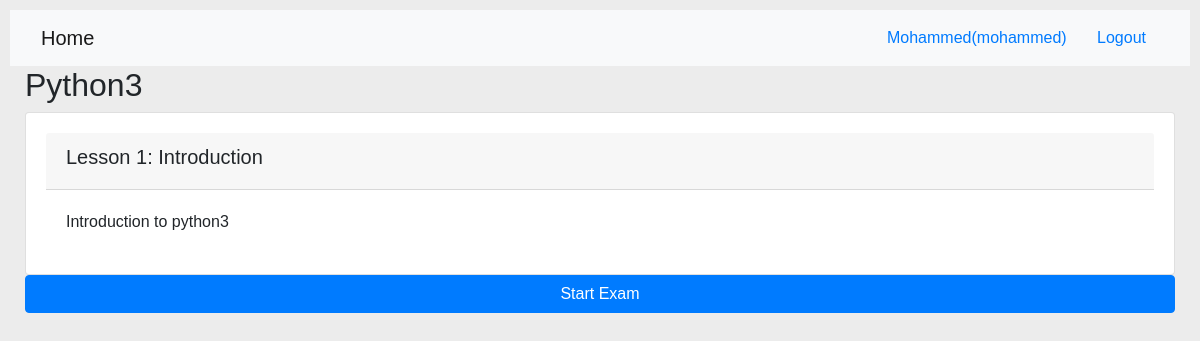
The app's page /onlinecourse/2/ (signed in) with its own data.
### onlinecourse/models.py (models this page shows, shortened)
class Course(models.Model):
    name = models.CharField(null=False, max_length=30, default='online course')
    image = models.ImageField(upload_to='course_images/')
    description = models.CharField(max_length=1000)
    pub_date = models.DateField(null=True)
    instructors = models.ManyToManyField(Instructor)
    users = models.ManyToManyField(settings.AUTH_USER_MODEL, through='Enrollment')
    total_enrollment = models.IntegerField(default=0)
    is_enrolled = False

class Lesson(models.Model):
    title = models.CharField(max_length=200, default="title")
    order = models.IntegerField(default=0)
    course = models.ForeignKey(Course, on_delete=models.CASCADE)
    content = models.TextField()

### onlinecourse/views.py (the view)
# urls.py: path('<int:pk>/', views.CourseDetailView.as_view(), name='course_details'),
class CourseDetailView(generic.DetailView):
    model = Course
    template_name = 'onlinecourse/course_detail_bootstrap.html'

### onlinecourse/templates/onlinecourse/course_detail_bootstrap.html (shortened to what this page needs)
<!DOCTYPE html>
<html lang="en">
<head>
     {% load static %}
    <link rel="stylesheet" href="https://maxcdn.bootstrapcdn.com/bootstrap/4.5.2/css/bootstrap.min.css">
    <link rel="stylesheet" type="text/css" href="{% static 'onlinecourse/course.css' %}">
</head>
<body>
    <nav class="navbar navbar-light bg-light">
        <div class="container-fluid">
            <div class="navbar-header">
                  <a class="navbar-brand" href="{% url 'onlinecourse:index' %}">Home</a>
            </div>
            <ul class="nav navbar-nav navbar-right">
                {% if user.is_authenticated %}
                <li>
                    <a class="btn btn-link" href="#">{{ user.first_name }}({{ user.username }})</a>
                    <a class="btn btn-link" href="{% url 'onlinecourse:logout' %}">Logout</a>
                </li>
                {% endif %}
            </ul>
        </div>
    </nav>
    <div class="container-fluid">
            <h2>{{ course.name }}</h2>
            <div class="card-columns-vertical">
                {% for lesson in course.lesson_set.all %}
                    <div class="card mt-1">
                        <div class="card-header"><h5>Lesson {{lesson.order|add:1}}: {{lesson.title}}</h5></div>
                        <div class="card-body">{{lesson.content}}</div>
                    </div>
                    {% if user.is_authenticated %}
                        <div  class="btn btn-primary btn-block" id="exam" data-toggle="collapse" data-target="#collapseExample" aria-expanded="false" aria-controls="collapseExample">
                            Start Exam
                        </div>
                    {% endif %}
                {% endfor %}
            </div>
    </div>
</body>
</html>

### static/onlinecourse/course.css (style rules this page uses)
body { font-family: Arial, Helvetica, sans-serif; }
* { box-sizing: border-box }
body { font-family: Arial; padding: 10px; background: #ececec; }
.card { background-color: white; padding: 20px; margin-top: 20px; }

### records on screen
Course: name "Python3"
Lesson: order|add "1", title "Introduction", content "Introduction to python3"

### other values on screen
{{ user.first_name }} "Mohammed"
{{ user.username }} "mohammed"
